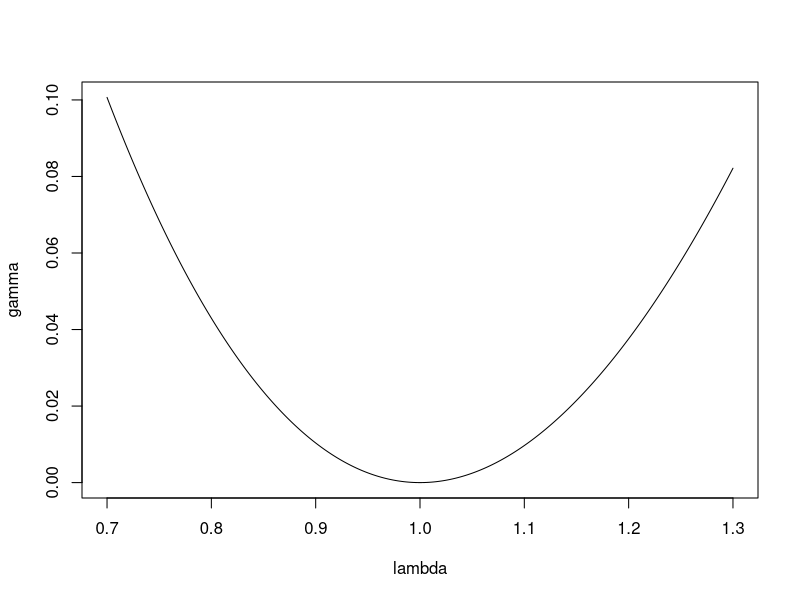

Recreate this plot in R.
## ---- chunk 1
knitr::opts_chunk$set(
                    collapse = TRUE,
                    comment = "#>"
                  )
## ---- chunk 2
lambda <- seq(0.7,1.3,length=100000)
gamma <- 2*(1-lambda+lambda*log(lambda))
plot(lambda,gamma,type="l",xlab="lambda",ylab="gamma")
